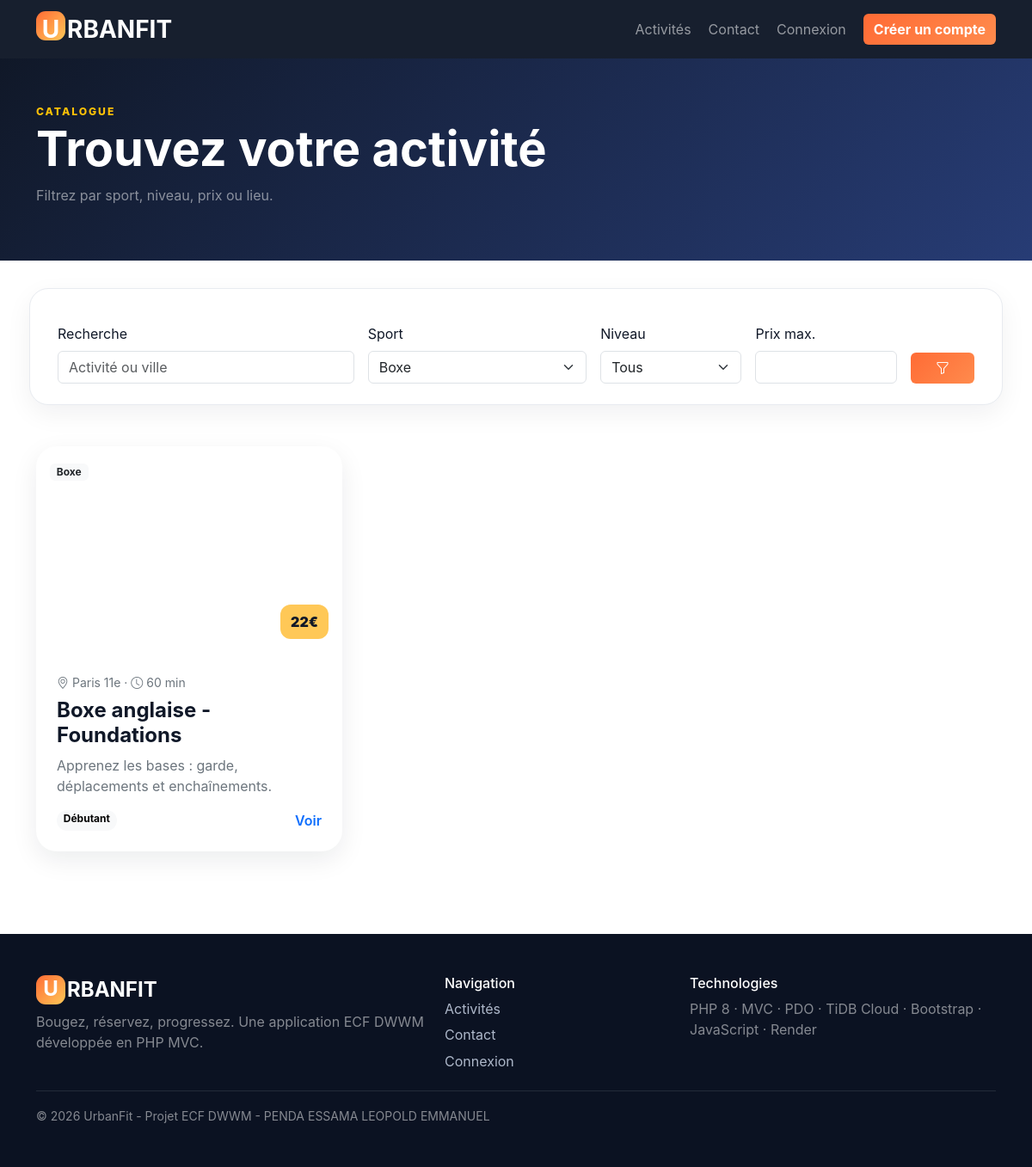
/activites?category=boxe, run on the app's committed database.
### tables this page shows
CREATE TABLE activities(id INT AUTO_INCREMENT PRIMARY KEY,category_id INT NOT NULL,title VARCHAR(150) NOT NULL,short_description VARCHAR(255),description TEXT,level VARCHAR(40),duration_minutes INT NOT NULL,price DECIMAL(10,2) NOT NULL,image_url VARCHAR(500),location VARCHAR(150) DEFAULT 'Paris',featured TINYINT(1) DEFAULT 0,active TINYINT(1) DEFAULT 1,created_at TIMESTAMP DEFAULT CURRENT_TIMESTAMP,FOREIGN KEY(category_id) REFERENCES sport_categories(id));

CREATE TABLE sport_categories(id INT AUTO_INCREMENT PRIMARY KEY,name VARCHAR(80) NOT NULL,slug VARCHAR(80) UNIQUE NOT NULL,icon VARCHAR(50) DEFAULT 'bi-activity');

### app/config/config.php (called while the page is built, shortened)
<?php
function envv($k,$d=null){$v=getenv($k);return $v===false?$d:$v;}
function db(): PDO { static $pdo; if($pdo)return $pdo; $host=envv('DB_HOST','127.0.0.1');$port=envv('DB_PORT','3306');$name=envv('DB_NAME','urbanfit');
$dsn="mysql:host=$host;port=$port;dbname=$name;charset=utf8mb4";$opt=[PDO::ATTR_ERRMODE=>PDO::ERRMODE_EXCEPTION,PDO::ATTR_DEFAULT_FETCH_MODE=>PDO::FETCH_ASSOC,PDO::ATTR_EMULATE_PREPARES=>false];
$pdo=new PDO($dsn,envv('DB_USER','root'),envv('DB_PASS',''),$opt);return $pdo;}
function e($v){return htmlspecialchars((string)$v,ENT_QUOTES,'UTF-8');}
function view($name,$data=[]){extract($data);require __DIR__.'/../views/layouts/header.php';require __DIR__.'/../views/'.$name.'.php';require __DIR__.'/../views/layouts/footer.php';}

### app/controllers/ActivityController.php (called while the page is built)
<?php class ActivityController{function index(){require_once __DIR__.'/../models/Activity.php';$activities=Activity::all($_GET);$categories=Activity::categories();view('activities/index',compact('activities','categories'));}function show($id){require_once __DIR__.'/../models/Activity.php';require_once __DIR__.'/../models/Review.php';$activity=Activity::find($id);if(!$activity){http_response_code(404);die('Activité introuvable');}$sessions=Activity::sessions($id);$reviews=Review::approved($id);view('activities/show',compact('activity','sessions','reviews'));}}

### app/models/Activity.php (called while the page is built, shortened)
<?php class Activity{
public static function all($filters=[]){$sql="SELECT a.*,c.name category,c.slug category_slug,(SELECT MIN(s.starts_at) FROM sessions s WHERE s.activity_id=a.id AND s.starts_at>NOW()) next_session FROM activities a JOIN sport_categories c ON c.id=a.category_id WHERE a.active=1";$params=[];if(!empty($filters['category'])){$sql.=" AND c.slug=?";$params[]=$filters['category'];}if(!empty($filters['level'])){$sql.=" AND a.level=?";$params[]=$filters['level'];}if(!empty($filters['max_price'])){$sql.=" AND a.price<=?";$params[]=(float)$filters['max_price'];}if(!empty($filters['q'])){$sql.=" AND (a.title LIKE ? OR a.description LIKE ? OR a.location LIKE ?)";$q='%'.trim($filters['q']).'%';array_push($params,$q,$q,$q);}$sql.=" ORDER BY a.featured DESC,a.id DESC";$st=db()->prepare($sql);$st->execute($params);return $st->fetchAll();}
public static function categories(){return db()->query('SELECT * FROM sport_categories ORDER BY name')->fetchAll();}
}

### app/views/activities/index.php (the view)
<section class="page-hero"><div class="container py-5"><span class="eyebrow text-warning">CATALOGUE</span><h1 class="display-4 fw-bold text-white">Trouvez votre activité</h1><p class="text-white-50">Filtrez par sport, niveau, prix ou lieu.</p></div></section><main class="container py-5"><form class="filter-panel row g-3 mb-5"><div class="col-lg-4"><label class="form-label">Recherche</label><input class="form-control" name="q" value="<?=e($_GET['q']??'')?>" placeholder="Activité ou ville"></div><div class="col-md-4 col-lg-3"><label class="form-label">Sport</label><select class="form-select" name="category"><option value="">Tous</option><?php foreach($categories as $c): ?><option value="<?=e($c['slug'])?>" <?=($_GET['category']??'')===$c['slug']?'selected':''?>><?=e($c['name'])?></option><?php endforeach; ?></select></div><div class="col-md-4 col-lg-2"><label class="form-label">Niveau</label><select class="form-select" name="level"><option value="">Tous</option><?php foreach(['Débutant','Intermédiaire','Avancé'] as $l): ?><option <?=($_GET['level']??'')===$l?'selected':''?>><?=$l?></option><?php endforeach; ?></select></div><div class="col-md-4 col-lg-2"><label class="form-label">Prix max.</label><input type="number" class="form-control" name="max_price" value="<?=e($_GET['max_price']??'')?>" min="0"></div><div class="col-lg-1 d-flex align-items-end"><button class="btn btn-accent w-100"><i class="bi bi-funnel"></i></button></div></form><div class="row g-4"><?php foreach($activities as $a): ?><div class="col-md-6 col-lg-4"><article class="activity-card h-100"><div class="activity-img" style="background-image:url('<?=e($a['image_url'])?>')"><span class="badge bg-light text-dark"><?=e($a['category'])?></span><span class="price"><?=number_format($a['price'],0)?>€</span></div><div class="p-4"><div class="small text-secondary"><i class="bi bi-geo-alt"></i> <?=e($a['location'])?> · <i class="bi bi-clock"></i> <?=$a['duration_minutes']?> min</div><h2 class="h4 fw-bold mt-2"><?=e($a['title'])?></h2><p class="text-secondary"><?=e($a['short_description'])?></p><div class="d-flex justify-content-between"><span class="badge rounded-pill text-bg-light"><?=e($a['level'])?></span><a href="/activite/<?=$a['id']?>" class="stretched-link text-decoration-none fw-semibold">Voir</a></div></div></article></div><?php endforeach; ?><?php if(!$activities): ?><div class="col-12"><div class="empty-state"><i class="bi bi-search"></i><h3>Aucune activité</h3><p>Essayez de modifier vos filtres.</p></div></div><?php endif; ?></div></main>

### public/index.php (shortened to what this page needs)
<?php
session_start();require __DIR__.'/../app/config/config.php';
$path=parse_url($_SERVER['REQUEST_URI'],PHP_URL_PATH);$method=$_SERVER['REQUEST_METHOD'];
$routes=[
['GET','/',HomeController::class,'index'],['GET','/activites',ActivityController::class,'index'],['GET','/contact',HomeController::class,'contact'],['POST','/contact',HomeController::class,'contact'],
['GET','/login',AuthController::class,'login'],['POST','/login',AuthController::class,'login'],['GET','/register',AuthController::class,'register'],['POST','/register',AuthController::class,'register'],['GET','/logout',AuthController::class,'logout'],
['GET','/mes-reservations',UserController::class,'reservations'],['GET','/profil',UserController::class,'profile'],['POST','/profil',UserController::class,'profile'],['GET','/favoris',UserController::class,'favorites'],['POST','/favori',UserController::class,'favorite'],['POST','/reserver',UserController::class,'book'],['POST','/annuler',UserController::class,'cancel'],['POST','/avis',UserController::class,'review'],
['GET','/coach',CoachController::class,'dashboard'],['GET','/coach/activites',CoachController::class,'activities'],['POST','/coach/activites/save',CoachController::class,'saveActivity'],['POST','/coach/activites/toggle',CoachController::class,'toggleActivity'],['GET','/coach/seances',CoachController::class,'sessions'],['POST','/coach/seances/add',CoachController::class,'addSession'],['POST','/coach/seances/delete',CoachController::class,'deleteSession'],['GET','/coach/reservations',CoachController::class,'reservations'],['POST','/coach/reservations/status',CoachController::class,'reservationStatus'],['GET','/coach/avis',CoachController::class,'reviews'],['POST','/coach/avis/status',CoachController::class,'reviewStatus'],['GET','/coach/contacts',CoachController::class,'contacts'],['POST','/coach/contacts/processed',CoachController::class,'contactProcessed'],
['GET','/admin',AdminController::class,'dashboard'],['GET','/admin/equipe',AdminController::class,'staff'],['POST','/admin/equipe/create',AdminController::class,'createCoach'],['POST','/admin/equipe/toggle',AdminController::class,'toggleCoach']];
foreach($routes as [$verb,$url,$cls,$fn])if($method===$verb&&$path===$url){(new $cls)->$fn();exit;}

### public/assets/css/style.css (style rules this page uses)
:root { --ink:#101828;--accent:#ff6b35;--mint:#19c3b1;--yellow:#ffc857;--violet:#7c5cfc;--soft:#f5f7fb }
* { box-sizing:border-box }
body { font-family:Inter,system-ui,-apple-system,Segoe UI,sans-serif;color:var(--ink);background:#fff }
.btn-accent { background:linear-gradient(135deg,var(--accent),#ff8b4d);border:0;color:#fff;font-weight:700 }
.eyebrow { font-size:.76rem;letter-spacing:.16em;font-weight:800;color:var(--accent) }
.activity-card { position:relative;background:#fff;border-radius:24px;overflow:hidden;box-shadow:0 10px 30px rgba(16,24,40,.08);transition:.2s }
.activity-img { height:240px;background-size:cover;background-position:center;padding:16px;position:relative }
.activity-img .price { position:absolute;right:16px;bottom:16px;background:var(--yellow);padding:8px 12px;border-radius:12px;font-weight:900 }
.page-hero { background:linear-gradient(135deg,#101828,#273c75) }
.filter-panel,.form-card,.booking-box { background:#fff;border:1px solid #e8ebf0;border-radius:22px;padding:24px;box-shadow:0 10px 30px rgba(16,24,40,.06) }

### data on the page
activities: category.name "Boxe", price "22", location "Paris 11e", duration_minutes "60", title "Boxe anglaise - Foundations", short_description "Apprenez les bases : garde, déplacements et enchaînements.", level "Débutant"

### other printed values
form field category "Boxe"
